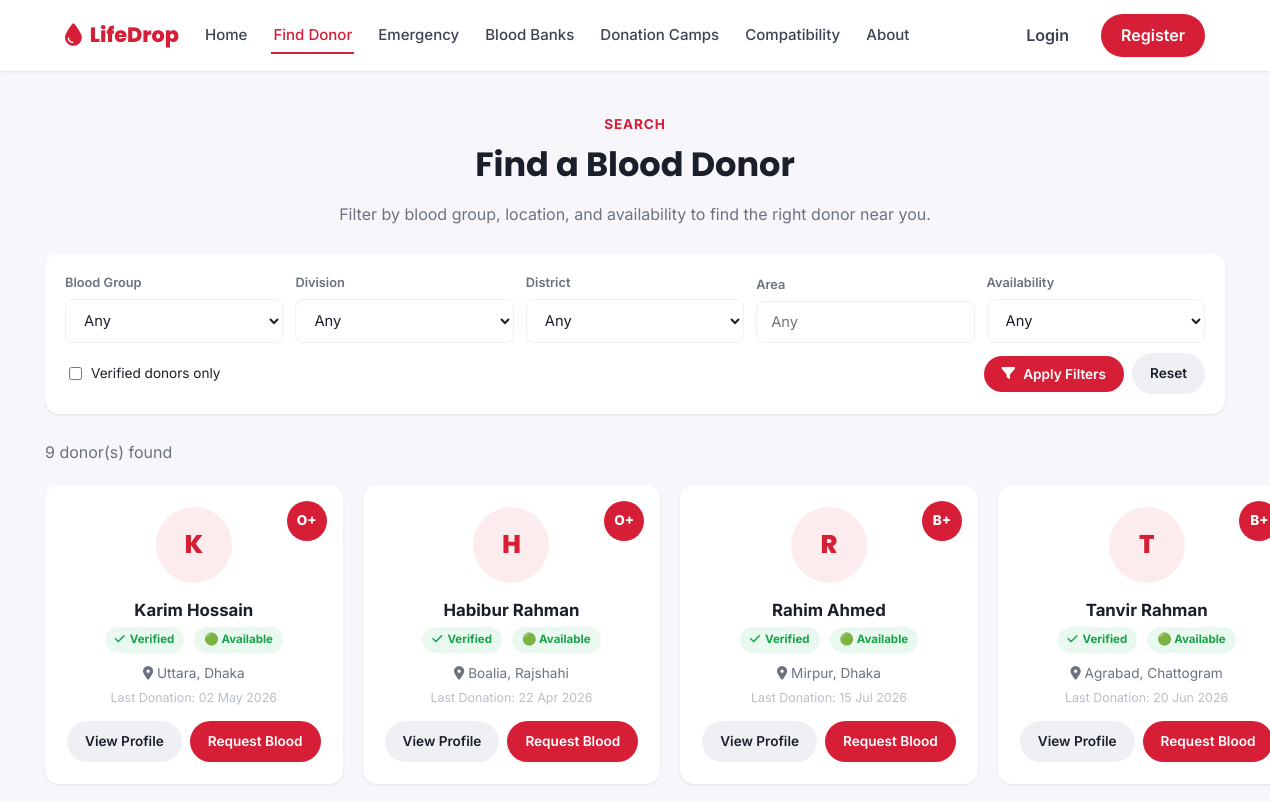
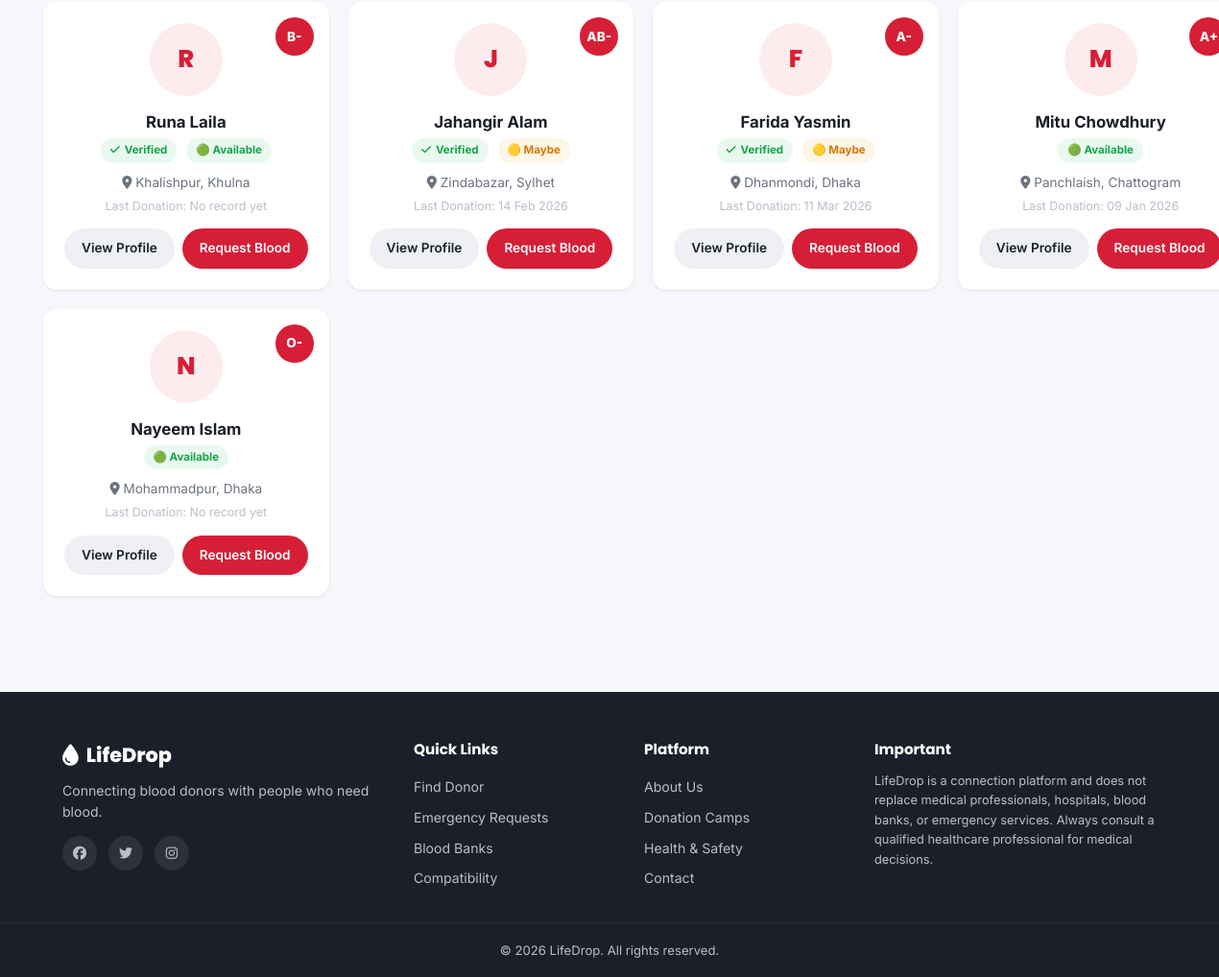
The app's page /find-donor.php with its own data (2 pictures, top to bottom).
### tables this page shows
CREATE TABLE `users` (
  `id` INT UNSIGNED NOT NULL AUTO_INCREMENT,
  `full_name` VARCHAR(120) NOT NULL,
  `email` VARCHAR(150) NOT NULL,
  `phone` VARCHAR(20) NOT NULL,
  `password_hash` VARCHAR(255) NOT NULL,
  `role` ENUM('donor','seeker','both','admin') NOT NULL DEFAULT 'seeker',
  `blood_group` ENUM('A+','A-','B+','B-','AB+','AB-','O+','O-') DEFAULT NULL,
  `division` VARCHAR(50) DEFAULT NULL,
  `district` VARCHAR(50) DEFAULT NULL,
  `area` VARCHAR(80) DEFAULT NULL,
  `gender` ENUM('Male','Female','Other') DEFAULT NULL,
  `date_of_birth` DATE DEFAULT NULL,
  `profile_photo` VARCHAR(255) DEFAULT NULL,
  `last_donation_date` DATE DEFAULT NULL,
  `availability` ENUM('available','maybe','unavailable') NOT NULL DEFAULT 'available',
  `is_verified` TINYINT(1) NOT NULL DEFAULT 0,
  `is_donor_profile` TINYINT(1) NOT NULL DEFAULT 0,
  `status` ENUM('active','suspended') NOT NULL DEFAULT 'active',
  `total_donations` INT UNSIGNED NOT NULL DEFAULT 0,
  `created_at` TIMESTAMP NOT NULL DEFAULT CURRENT_TIMESTAMP,
  `updated_at` TIMESTAMP NOT NULL DEFAULT CURRENT_TIMESTAMP ON UPDATE CURRENT_TIMESTAMP,
  PRIMARY KEY (`id`),
  UNIQUE KEY `uq_email` (`email`),
  UNIQUE KEY `uq_phone` (`phone`),
  KEY `idx_blood_group` (`blood_group`),
  KEY `idx_division_district` (`division`,`district`),
  KEY `idx_availability` (`availability`)
);

### includes/functions.php (called while the page is built, shortened)
<?php
function e($value) {
    return htmlspecialchars($value ?? '', ENT_QUOTES, 'UTF-8');
}
function clean($value) {
    return trim(strip_tags($value ?? ''));
}
function status_badge_class($status) {
    return [
        'pending'      => 'badge-warning',
        'searching'    => 'badge-info',
        'donor_found'  => 'badge-primary',
        'fulfilled'    => 'badge-success',
        'cancelled'    => 'badge-danger',
        'expired'      => 'badge-muted',
        'accepted'     => 'badge-success',
        'declined'     => 'badge-danger',
        'available'    => 'badge-success',
        'maybe'        => 'badge-warning',
        'unavailable'  => 'badge-danger',
    ][$status] ?? 'badge-muted';
}

### find-donor.php (the view, shortened to what this page needs)
<?php
require_once __DIR__ . '/includes/auth.php';
$district = clean($_GET['district'] ?? '');
$area = clean($_GET['area'] ?? '');
$availability = clean($_GET['availability'] ?? '');
$verifiedOnly = isset($_GET['verified']) ? 1 : 0;
$sql = "SELECT id, full_name, blood_group, division, district, area, availability, is_verified,
               profile_photo, last_donation_date, total_donations
        FROM users WHERE is_donor_profile = 1 AND status = 'active'";
$params = [];
if ($availability !== '' && in_array($availability, ['available', 'maybe', 'unavailable'], true)) {
    $sql .= ' AND availability = :availability';
    $params[':availability'] = $availability;
} else {
    $sql .= " AND availability != 'unavailable'";
}
$sql .= ' ORDER BY is_verified DESC, FIELD(availability,"available","maybe","unavailable"), total_donations DESC LIMIT 60';
$stmt = $pdo->prepare($sql);
$stmt->execute($params);
$donors = $stmt->fetchAll();
require_once __DIR__ . '/includes/header.php';
?>
<div class="container section-tight">
    <div class="section-header" style="margin-bottom:26px;">
        <span class="eyebrow">Search</span>
        <h2>Find a Blood Donor</h2>
        <p>Filter by blood group, location, and availability to find the right donor near you.</p>
    </div>
    <form class="filters-bar" method="get" action="<?= e(SITE_URL) ?>/find-donor.php">
        <div class="filters-grid">
            <div class="form-group">
                <label>Blood Group</label>
                <select name="blood_group">
                    <option value="">Any</option>
                </select>
            </div>
            <div class="form-group">
                <label>Division</label>
                <select name="division" data-division data-target-district="f_district">
                    <option value="">Any</option>
                </select>
            </div>
            <div class="form-group">
                <label>District</label>
                <select name="district" id="f_district" data-district data-target-area="f_area_list" data-selected="<?= e($district) ?>">
                    <option value="">Any</option>
                </select>
            </div>
            <div class="form-group">
                <label>Area</label>
                <input type="text" name="area" id="f_area" list="f_area_list" value="<?= e($area) ?>" placeholder="Any" autocomplete="off">
            </div>
            <div class="form-group">
                <label>Availability</label>
                <select name="availability">
                    <option value="">Any</option>
                </select>
            </div>
        </div>
        <div class="flex items-center gap-1 mt-1">
            <label style="display:flex;align-items:center;gap:6px;font-size:0.85rem;">
                <input type="checkbox" name="verified" value="1" <?= $verifiedOnly ? 'checked' : '' ?>> Verified donors only
            </label>
            <button type="submit" class="btn btn-primary btn-sm" style="margin-left:auto;"><i class="fa-solid fa-filter"></i> Apply Filters</button>
            <a href="<?= e(SITE_URL) ?>/find-donor.php" class="btn btn-light btn-sm">Reset</a>
        </div>
    </form>
    <p class="text-muted mb-2"><?= count($donors) ?> donor(s) found</p>
    <?php if ($donors): ?>
    <div class="grid grid-4">
        <?php foreach ($donors as $donor): ?>
            <div class="donor-card">
                <span class="blood-chip"><?= e($donor['blood_group']) ?></span>
                <?php if (!empty($donor['profile_photo'])): ?>
                    <img class="donor-avatar" src="<?= e(UPLOAD_URL . $donor['profile_photo']) ?>" alt="">
                <?php else: ?>
                    <div class="donor-avatar-fallback"><?= e(mb_substr($donor['full_name'], 0, 1)) ?></div>
                <?php endif; ?>
                <div class="donor-name"><?= e($donor['full_name']) ?></div>
                <div class="donor-meta">
                    <?php if ($donor['is_verified']): ?><span class="badge badge-success"><i class="fa-solid fa-check"></i> Verified</span><?php endif; ?>
                    <span class="badge <?= status_badge_class($donor['availability']) ?>">
                        <?= $donor['availability'] === 'available' ? '🟢 Available' : ($donor['availability'] === 'maybe' ? '🟡 Maybe' : '🔴 Unavailable') ?>
                    </span>
                </div>
                <div class="donor-location"><i class="fa-solid fa-location-dot"></i> <?= e($donor['area'] ? $donor['area'] . ', ' : '') . e($donor['district']) ?></div>
                <div class="donor-last-donation">
                    Last Donation: <?= $donor['last_donation_date'] ? e(date('d M Y', strtotime($donor['last_donation_date']))) : 'No record yet' ?>
                </div>
                <div class="donor-card-actions">
                    <a href="<?= e(SITE_URL) ?>/donor-profile.php?id=<?= e($donor['id']) ?>" class="btn btn-light btn-sm" style="flex:1;">View Profile</a>
                    <a href="<?= e(SITE_URL) ?>/seeker/create-request.php?donor_id=<?= e($donor['id']) ?>" class="btn btn-primary btn-sm" style="flex:1;">Request Blood</a>
                </div>
            </div>
        <?php endforeach; ?>
    </div>
    <?php endif; ?>
</div>
<?php require_once __DIR__ . '/includes/footer.php'; ?>

### assets/css/style.css (style rules this page uses)
:root { --red-600: #d61f36; --red-700: #b5152a; --red-500: #e63950; --red-50: #fdecee; --red-100: #fbd6da; --yellow-500: #f5b342; --yellow-600: #e8a12b; --ink-900: #1b1f2a; --ink-700: #3c4353; --ink-500: #6b7280; --ink-300: #b8bfc9; --ink-100: #eef0f3; --bg: #f7f7fb; --white: #ffffff; --green-600: #16a34a; --green-50: #e9f9ef; --amber-600: #d97706; --amber-50: #fef6e7; --blue-600: #2563eb; --blue-50: #eaf1fe; --radius-sm: 8px; --radius-md: 14px; --radius-lg: 20px; --shadow-sm: 0 1px 3px rgba(27,31,42,0.06), 0 1px 2px rgba(27,31,42,0.04); --shadow-md: 0 8px 24px rgba(27,31,42,0.08); --shadow-lg: 0 20px 45px rgba(27,31,42,0.12); --font-heading: 'Poppins', sans-serif; --font-body: 'Inter', sans-serif; }
* { box-sizing: border-box; }
html { scroll-behavior: smooth; }
body { margin: 0; font-family: var(--font-body); color: var(--ink-900); background: var(--bg); line-height: 1.55; -webkit-font-smoothing: antialiased; }
h1, h2, h3, h4, h5 { font-family: var(--font-heading); margin: 0 0 0.5em; line-height: 1.25; }
p { margin: 0 0 1em; }
a { color: inherit; text-decoration: none; }
button { font-family: inherit; cursor: pointer; }
.container { max-width: 1180px; margin: 0 auto; padding: 0 20px; }
.btn { display: inline-flex; align-items: center; justify-content: center; gap: 8px; padding: 12px 24px; border-radius: 999px; font-weight: 600; font-size: 0.95rem; border: 2px solid transparent; cursor: pointer; transition: all .18s ease; white-space: nowrap; }
.btn-primary { background: var(--red-600); color: #fff; }
.btn-light { background: var(--ink-100); color: var(--ink-900); }
.btn-sm { padding: 8px 16px; font-size: 0.85rem; }
.form-group { display: flex; flex-direction: column; gap: 6px; }
.form-group label { font-size: 0.8rem; font-weight: 600; color: var(--ink-500); }
select, input[type="text"], input[type="email"], input[type="tel"], input[type="password"], input[type="date"], input[type="time"], input[type="number"], textarea { padding: 11px 14px; border: 1.5px solid var(--ink-100); border-radius: var(--radius-sm); font-size: 0.92rem; font-family: inherit; background: #fff; color: var(--ink-900); width: 100%; }
.section-tight { padding: 40px 0; }
.section-header { text-align: center; max-width: 620px; margin: 0 auto 40px; }
.section-header .eyebrow { color: var(--red-600); font-weight: 700; font-size: 0.85rem; text-transform: uppercase; letter-spacing: 0.06em; }
.section-header h2 { font-size: clamp(1.5rem, 3vw, 2.1rem); margin-top: 8px; }
.section-header p { color: var(--ink-500); margin-top: 10px; }
.grid { display: grid; gap: 20px; }
.grid-4 { grid-template-columns: repeat(4, 1fr); }
.donor-card { background: #fff; border-radius: var(--radius-md); box-shadow: var(--shadow-sm); padding: 22px; text-align: center; transition: transform .15s, box-shadow .15s; position: relative; }
.donor-avatar-fallback { width: 76px; height: 76px; border-radius: 50%; margin: 0 auto 14px; background: var(--red-50); color: var(--red-600); display: flex; align-items: center; justify-content: center; font-size: 1.6rem; font-weight: 800; font-family: var(--font-heading); }
.blood-chip { display: inline-flex; align-items: center; justify-content: center; width: 40px; height: 40px; border-radius: 50%; background: var(--red-600); color: #fff; font-weight: 800; font-size: 0.85rem; position: absolute; top: 16px; right: 16px; }
.donor-name { font-weight: 700; font-size: 1.05rem; margin-bottom: 4px; }
.donor-meta { display: flex; justify-content: center; gap: 10px; flex-wrap: wrap; font-size: 0.8rem; margin-bottom: 10px; }
.donor-location { color: var(--ink-500); font-size: 0.85rem; margin-bottom: 4px; }
.donor-last-donation { color: var(--ink-300); font-size: 0.78rem; margin-bottom: 14px; }
.donor-card-actions { display: flex; gap: 8px; }
.badge { display: inline-flex; align-items: center; gap: 5px; padding: 4px 10px; border-radius: 999px; font-size: 0.72rem; font-weight: 700; }
.badge-success { background: var(--green-50); color: var(--green-600); }
.badge-warning { background: var(--amber-50); color: var(--amber-600); }
.filters-bar { background: #fff; border-radius: var(--radius-md); box-shadow: var(--shadow-sm); padding: 20px; margin-bottom: 26px; }
.filters-grid { display: grid; grid-template-columns: repeat(5, 1fr); gap: 12px; align-items: end; }
.text-muted { color: var(--ink-500); }
.mt-1 { margin-top: 10px; }
.mb-2 { margin-bottom: 20px; }
.flex { display: flex; }
.items-center { align-items: center; }
.gap-1 { gap: 8px; }

### records on screen
users: blood_group "O+", full_name "K", full_name "Karim Hossain", is_verified 1 (drawn), availability "🟢 Available", area "Uttara,", district "Dhaka", last_donation_date "02 May 2026"
users: blood_group "O+", full_name "H", full_name "Habibur Rahman", is_verified 1 (drawn), availability "🟢 Available", area "Boalia,", district "Rajshahi", last_donation_date "22 Apr 2026"
users: blood_group "B+", full_name "R", full_name "Rahim Ahmed", is_verified 1 (drawn), availability "🟢 Available", area "Mirpur,", district "Dhaka", last_donation_date "15 Jul 2026"
users: blood_group "B+", full_name "T", full_name "Tanvir Rahman", is_verified 1 (drawn), availability "🟢 Available", area "Agrabad,", district "Chattogram", last_donation_date "20 Jun 2026"
users: blood_group "B-", full_name "R", full_name "Runa Laila", is_verified 1 (drawn), availability "🟢 Available", area "Khalishpur,", district "Khulna", shows "No record yet"
users: blood_group "AB-", full_name "J", full_name "Jahangir Alam", is_verified 1 (drawn), availability "🟡 Maybe", area "Zindabazar,", district "Sylhet", last_donation_date "14 Feb 2026"
users: blood_group "A-", full_name "F", full_name "Farida Yasmin", is_verified 1 (drawn), availability "🟡 Maybe", area "Dhanmondi,", district "Dhaka", last_donation_date "11 Mar 2026"
users: blood_group "A+", full_name "M", full_name "Mitu Chowdhury", availability "🟢 Available", area "Panchlaish,", district "Chattogram", last_donation_date "09 Jan 2026"
users: blood_group "O-", full_name "N", full_name "Nayeem Islam", availability "🟢 Available", area "Mohammadpur,", district "Dhaka", shows "No record yet"

### other values on screen
SITE_NAME "LifeDrop"
count($donors) "9"
